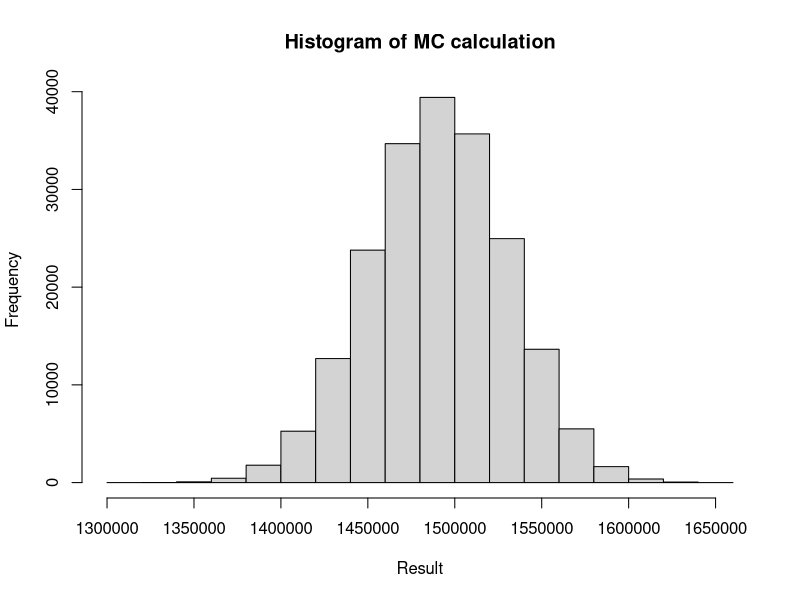
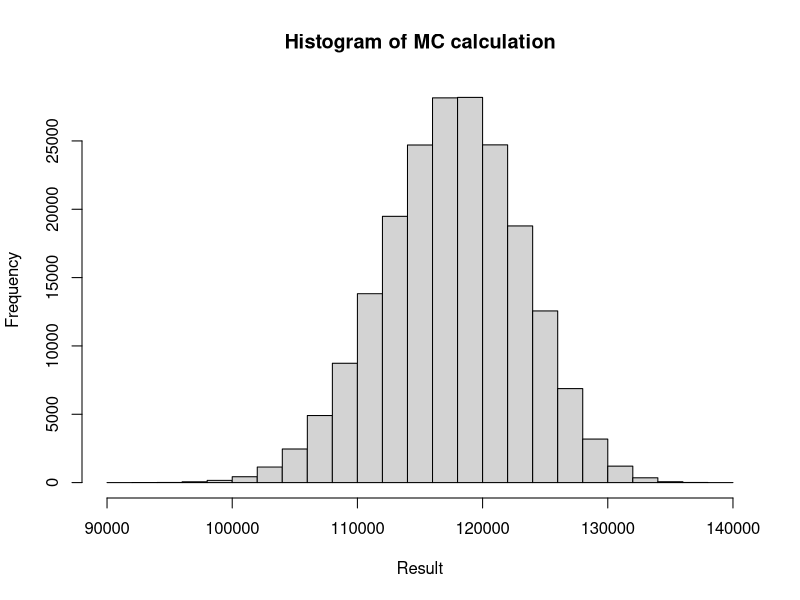
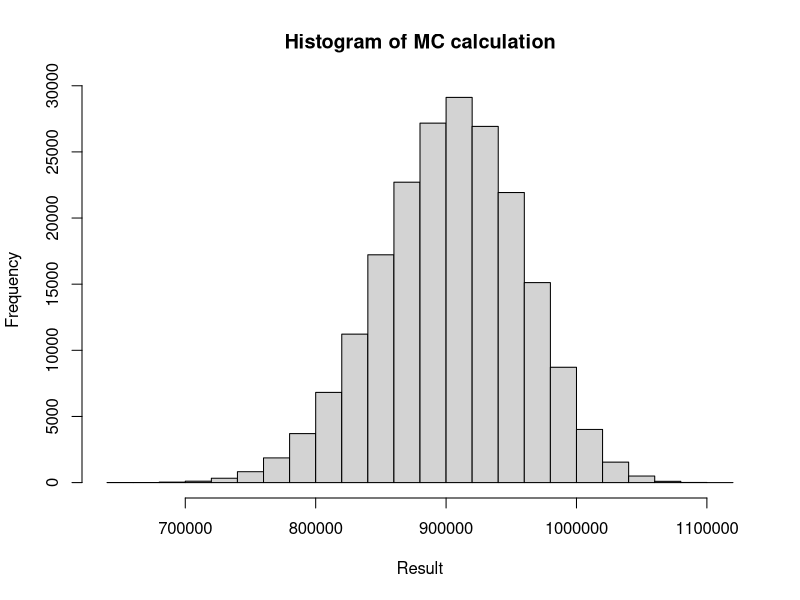
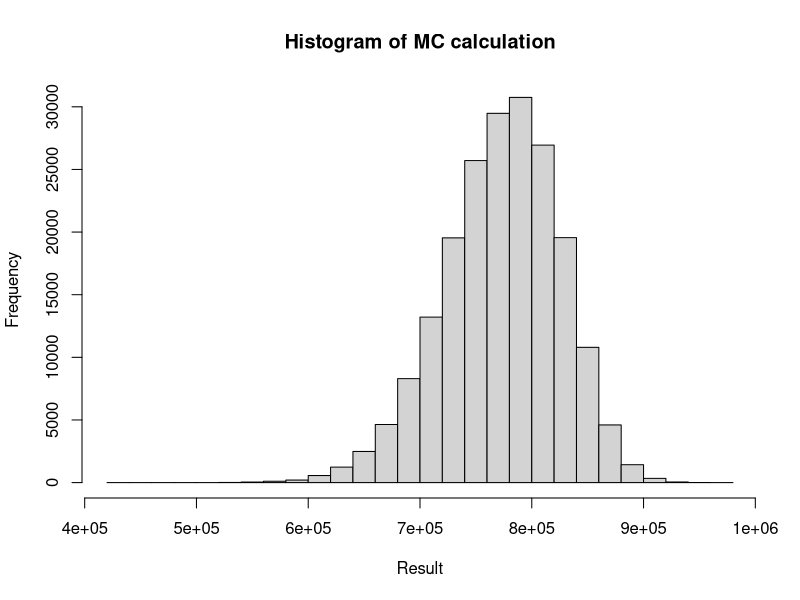

Reproduce these figures in R, in order.
##### Final Project ######
### MAE 207
### Rayne Milner

#DRE: r = L*9.81*W/(2*pi*r^3)

#Data Input
#trial 1
r1 <- 0.5*(1/1000)*c(9.4,9.71,9.63,9.64,9.62,9.72,9.63,9.54,9.57,9.97,9.7) #radius of chaulk in m
L1 <- 46.91*(1/1000) #length of gap in m
force1 <-  c(2.375,2.005,2.47,2.325,2.48,2.145,2.04,2.39,2.115,2.27,2.515) #Breaking force in N

#trial 2
r2 <- 0.5*(1/1000)*c(9.73,9.7,9.58,9.67,9.55,9.7,9.6,9.58,9.65,9.57,9.61)#radius of chaulk in m
L2 <- 6.81*(1/1000)#length of gap in m
force2 <-  c(1.455,1.39,1.04,1.175,1.175,1.385,1.075,1.21,1.46,1.375,0.84)#Breaking force in N

#trial 3
r3 <- 0.5*(1/1000)*c(14.7,14.68,14.71,14.78,14.72,14.87,14.78,14.7,14.75,14.71,14.69)#radius of chaulk in m
L3 <- 45.94*(1/1000)#length of gap in m
force3 <-  c(4.95,4.92,4.7,6.515,5.86,2.835,3.855,6.005,4.53,5.64,5.605)#Breaking force in N

#trial 4
r4 <- 0.5*(1/1000)*c(14.68,14.67,14.98,14.66,15.03,14.7,14.81,15.09,14.67,15.03,14.97)#radius of chaulk in m
L4 <- 35.62*(1/1000)#length of gap in m
force4 <-  c(7.135,2.385,5.825,6.22,6.025,5.28,7.345,5.17,5.32,6.255,5.54)#Breaking force in N


#Outlier Identification
#Here we identify the outliers using the modified thompson tau technique. 
#we choose to keep the outliers because we already have very little data.
P <- 0.95

#trial 1
#for diameter
x <- r1
N <- length(x)
t <- qt(p = (1+P)/2, df = N-1)
tau <- t*(N-1)/(sqrt(N)*sqrt(N-2+t^2))
deltaMax <- tau*sd(x)
outliers <- x[which(abs(x-mean(x))>deltaMax)]
outliers #there is one

#for breaking force
x <- force1
N <- length(x)
t <- qt(p = (1+P)/2, df = N-1)
tau <- t*(N-1)/(sqrt(N)*sqrt(N-2+t^2))
deltaMax <- tau*sd(x)
outliers <- x[which(abs(x-mean(x))>deltaMax)]
outliers #there are none

#trial 2
#for diameter
x <- r2
N <- length(x)
t <- qt(p = (1+P)/2, df = N-1)
tau <- t*(N-1)/(sqrt(N)*sqrt(N-2+t^2))
deltaMax <- tau*sd(x)
outliers <- x[which(abs(x-mean(x))>deltaMax)]
outliers #there are none
#for breaking force
x <- force2
N <- length(x)
t <- qt(p = (1+P)/2, df = N-1)
tau <- t*(N-1)/(sqrt(N)*sqrt(N-2+t^2))
deltaMax <- tau*sd(x)
outliers <- x[which(abs(x-mean(x))>deltaMax)]
outliers #there is one

#trial 3
#for diameter
x <- r3
N <- length(x)
t <- qt(p = (1+P)/2, df = N-1)
tau <- t*(N-1)/(sqrt(N)*sqrt(N-2+t^2))
deltaMax <- tau*sd(x)
outliers <- x[which(abs(x-mean(x))>deltaMax)]
outliers #there are none

#for breaking force
x <- force3
N <- length(x)
t <- qt(p = (1+P)/2, df = N-1)
tau <- t*(N-1)/(sqrt(N)*sqrt(N-2+t^2))
deltaMax <- tau*sd(x)
outliers <- x[which(abs(x-mean(x))>deltaMax)]
outliers #there is one

#trial 4
#for diameter
x <- r4
N <- length(x)
t <- qt(p = (1+P)/2, df = N-1)
tau <- t*(N-1)/(sqrt(N)*sqrt(N-2+t^2))
deltaMax <- tau*sd(x)
outliers <- x[which(abs(x-mean(x))>deltaMax)]
outliers #there are none

#for breaking force
x <- force4
N <- length(x)
t <- qt(p = (1+P)/2, df = N-1)
tau <- t*(N-1)/(sqrt(N)*sqrt(N-2+t^2))
deltaMax <- tau*sd(x)
outliers <- x[which(abs(x-mean(x))>deltaMax)]
outliers #there is one

#Uncertainty Analysis using Taylor Series Approach
#Here we aim to estimate the mean and uncertianty of the rupture strength
#of the chalk using the Taylor Series approach.
#note that we are assuming with 11 data points that the value of K is approximately 2
#and we are not using the welch satterwise eqn.
#DRE: r = L*F/(2*pi*r^3)

betas <- c(0.01*1E-3,0.01*1E-3,10*1E-3)
# uncertaintites, described below
# betas[1] => accuracy error associated with length measurments, assumed to be normal
# betas[2] => digitization error associated with length measuments, assumed to be normal
# betas[3] => accuracy uncertanty associated with force measuremnts(F), assumed ot be normal


#calculate B values
#b11 associated with Length measurment
b11 <- (betas[1]^2 + betas[2]^2)/1.96^2

#b22 associated with force measurement
b22 <- (betas[3]^2)/1.96^2

#b33 associated with radius measurement
b33 <- b11

#common errors: 1 is common with 3 but 2 is not common with either
b12 <- 0
b23 <- 0
b13 <- b11

#trial 1
#calculate mean and sd values
N <- length(r1)
radbar <- mean(r1)
sdrad <- sd(r1)
sdradbar <-sdrad/sqrt(N)
Fbar <- mean(force1)
sdF <- sd(force1)
sdFbar <- sdF/sqrt(N)
Lbar <- L1

#calculate r, rbar and sd r
r <- L1*force1/(2*pi*(r1)^3)
rbar <- mean(r)
rbar
sdr <- sd(r)
sdrbar <- sdr/sqrt(N) #standard deviation of rbar using direct approach, this includes covariance effects

#calculate Theta values

#Theta1 = dr/dL = g*w/(2*pi*r^3)
Theta1 <- 9.81*Fbar/(2*pi*(radbar)^3)

#Theta2 = dr/dF = L/(2*pi*r^3)
Theta2 <- 9.81*Lbar/(2*pi*(radbar)^3)

#Theta3 = dr/drad = 3*F*L/(2*pi*r^4)
Theta3 <- 9.81*3*Fbar*Lbar/(2*pi*(radbar)^4)

#calculate br
brsqr <- Theta1^2*b11 + Theta2^2*b22 + Theta3^2*33 + 2*Theta1*Theta2*b12 + 2*Theta1*Theta3*b13 + 2*Theta2*Theta3*b23

#calculate urbar and Urbar
urbar <- (sdrbar^2+brsqr)^(1/2)
Urbar <- 2*urbar

rbar
Urbar
rbar+Urbar
rbar-Urbar

#trial 2
#calculate mean and sd values
N <- length(r2)
radbar <- mean(r2)
sdrad <- sd(r2)
sdradbar <-sdrad/sqrt(N)
Fbar <- mean(force2)
sdF <- sd(force2)
sdFbar <- sdF/sqrt(N)
Lbar <- L2

#calculate r, rbar and sd r
r <- L2*force2/(2*pi*(r2)^3)
rbar <- mean(r)
rbar
sdr <- sd(r)
sdrbar <- sdr/sqrt(N) #standard deviation of rbar using direct approach, this includes covariance effects

#calculate Theta values

#Theta1 = dr/dL = F/(2*pi*r^3)
Theta1 <- 9.81*Fbar/(2*pi*(radbar)^3)

#Theta2 = dr/dF = L/(2*pi*r^3)
Theta2 <- 9.81*Lbar/(2*pi*(radbar)^3)

#Theta3 = dr/drad = 3*F*L/(2*pi*r^4)
Theta3 <- 9.81*3*Fbar*Lbar/(2*pi*(radbar)^4)

#calculate br
brsqr <- Theta1^2*b11 + Theta2^2*b22 + Theta3^3*b33 + 2*Theta1*Theta2*b12 + 2*Theta1*Theta3*b13 + 2*Theta2*Theta3*b23

#calculate urbar and Urbar
urbar <- (sdrbar^2+brsqr)^(1/2)
Urbar <- 2*urbar

rbar
Urbar
rbar+Urbar
rbar-Urbar

#trial 3
#calculate mean and sd values
N <- length(r3)
radbar <- mean(r3)
sdrad <- sd(r3)
sdradbar <-sdrad/sqrt(N)
Fbar <- mean(force3)
sdF <- sd(force3)
sdFbar <- sdF/sqrt(N)
Lbar <- L3

#calculate r, rbar and sd r
r <- L3*force3/(2*pi*(r3)^3)
rbar <- mean(r)
rbar
sdr <- sd(r)
sdrbar <- sdr/sqrt(N) #standard deviation of rbar using direct approach, this includes covariance effects

#calculate Theta values

#Theta1 = dr/dL = g*F/(2*pi*r^3)
Theta1 <- 9.81*Fbar/(2*pi*(radbar)^3)

#Theta2 = dr/dF = g*L/(2*pi*r^3)
Theta2 <- 9.81*Lbar/(2*pi*(radbar)^3)

#Theta3 = dr/drad = g*3*F*L/(2*pi*r^4)
Theta3 <- 9.81*3*Fbar*Lbar/(2*pi*(radbar)^4)

#calculate br

brsqr <- Theta1^2*b11 + Theta2^2*b22 + Theta3^3*b33 + 2*Theta1*Theta2*b12 + 2*Theta1*Theta3*b13 + 2*Theta2*Theta3*b23

urbar <- (sdrbar^2+brsqr)^(1/2)

Urbar <- 2*urbar

rbar
Urbar
rbar+Urbar
rbar-Urbar

#trial 4
#calculate mean and sd values
N <- length(r4)
radbar <- mean(r4)
sdrad <- sd(r4)
sdradbar <-sdrad/sqrt(N)
Fbar <- mean(force4)
sdF <- sd(force4)
sdFbar <- sdF/sqrt(N)
Lbar <- L4

#calculate r, rbar and sd r
r <- L4*force4/(2*pi*(r4)^3)
rbar <- mean(r)
rbar
sdr <- sd(r)
sdrbar <- sdr/sqrt(N) #standard deviation of rbar using direct approach, this includes covariance effects

#calculate Theta values

#Theta1 = dr/dL = g*F/(2*pi*r^3)
Theta1 <- 9.81*Fbar/(2*pi*(radbar)^3)

#Theta2 = dr/dF = g*L/(2*pi*r^3)
Theta2 <- 9.81*Lbar/(2*pi*(radbar)^3)

#Theta3 = dr/drad = g*3*F*L/(2*pi*r^4)
Theta3 <- 9.81*3*Fbar*Lbar/(2*pi*(radbar)^4)

#calculate br
brsqr <- Theta1^2*b11 + Theta2^2*b22 + Theta3^3*b33 + 2*Theta1*Theta2*b12 + 2*Theta1*Theta3*b13 + 2*Theta2*Theta3*b23

#caculate urbar and Urbar
urbar <- (sdrbar^2+brsqr)^(1/2)
Urbar <- 2*urbar

rbar
Urbar
rbar+Urbar
rbar-Urbar

#Uncertainty Analysis using Monte Carlo Approach
#Here we aim to estimate the mean and uncertianty of the rupture strength
#We are using a parametric approach
M <- 2*10^5 # nuber of replicates
P <- 0.95

#uncertainties
b1 <- betas[1]/2 #accuracy associated with length
b2 <- betas[2]/2 #digitization associated with length
b3 <- betas[3]/2 #systematic associated with force

#trial 1
#calculate mean and sd values

rad <- r1
L <- L1
force <- force1

boot.r <- numeric(M)
for (i in 1:M){
  boot.sample.rad <- sample(rad,size=length(rad), replace=T)
  boot.sample.force <- sample(force,size=length(force),replace=T)
  beta1rad <- rnorm(n=1,mean=0,sd=b1)
  beta2rad <- rnorm(n=1,mean=0,sd=b2)
  beta1L <- rnorm(n=1,mean=0,sd=b1)
  beta2L <- rnorm(n=1,mean=0,sd=b2)
  beta1force <- rnorm(n=1,mean=0,sd=b3)
  
  rad_s <- mean(boot.sample.rad) + beta1rad+beta2rad
  L_s <- L + beta1L + beta2L
  force_s <- mean(boot.sample.force)+beta1force
  
  boot.r[i] <- 9.81*force_s*L_s/(2*pi*(rad_s)^3)
}

hist(boot.r, main = "Histogram of MC calculation", xlab = "Result")
mean(boot.r)
quantile(boot.r,probs = c((1-P)/2,(1+P)/2))

#trial 2
#calculate mean and sd values

rad <- r2
L <- L2
force <- force2

boot.r <- numeric(M)
for (i in 1:M){
  boot.sample.rad <- sample(rad,size=length(rad), replace=T)
  boot.sample.force <- sample(force,size=length(force),replace=T)
  beta1rad <- rnorm(n=1,mean=0,sd=b1)
  beta2rad <- rnorm(n=1,mean=0,sd=b2)
  beta1L <- rnorm(n=1,mean=0,sd=b1)
  beta2L <- rnorm(n=1,mean=0,sd=b2)
  beta1force <- rnorm(n=1,mean=0,sd=b3)
  
  rad_s <- mean(boot.sample.rad) + beta1rad+beta2rad
  L_s <- L + beta1L + beta2L
  force_s <- mean(boot.sample.force)+beta1force
  
  boot.r[i] <- 9.81*force_s*L_s/(2*pi*(rad_s)^3)
}

hist(boot.r, main = "Histogram of MC calculation", xlab = "Result")
mean(boot.r)
quantile(boot.r,probs = c((1-P)/2,(1+P)/2))

#trial 3
#calculate mean and sd values

rad <- r3
L <- L3
force <- force3

boot.r <- numeric(M)
for (i in 1:M){
  boot.sample.rad <- sample(rad,size=length(rad), replace=T)
  boot.sample.force <- sample(force,size=length(force),replace=T)
  beta1rad <- rnorm(n=1,mean=0,sd=b1)
  beta2rad <- rnorm(n=1,mean=0,sd=b2)
  beta1L <- rnorm(n=1,mean=0,sd=b1)
  beta2L <- rnorm(n=1,mean=0,sd=b2)
  beta1force <- rnorm(n=1,mean=0,sd=b3)
  
  rad_s <- mean(boot.sample.rad) + beta1rad+beta2rad
  L_s <- L + beta1L + beta2L
  force_s <- mean(boot.sample.force)+beta1force
  
  boot.r[i] <- 9.81*force_s*L_s/(2*pi*(rad_s)^3)
}

hist(boot.r, main = "Histogram of MC calculation", xlab = "Result")
mean(boot.r)
quantile(boot.r,probs = c((1-P)/2,(1+P)/2))

#trial 4
#calculate mean and sd values

rad <- r4
L <- L4
force <- force4

boot.r <- numeric(M)
for (i in 1:M){
  boot.sample.rad <- sample(rad,size=length(rad), replace=T)
  boot.sample.force <- sample(force,size=length(force),replace=T)
  beta1rad <- rnorm(n=1,mean=0,sd=b1)
  beta2rad <- rnorm(n=1,mean=0,sd=b2)
  beta1L <- rnorm(n=1,mean=0,sd=b1)
  beta2L <- rnorm(n=1,mean=0,sd=b2)
  beta1force <- rnorm(n=1,mean=0,sd=b3)
  
  rad_s <- mean(boot.sample.rad) + beta1rad+beta2rad
  L_s <- L + beta1L + beta2L
  force_s <- mean(boot.sample.force)+beta1force
  
  boot.r[i] <- 9.81*force_s*L_s/(2*pi*(rad_s)^3)
}

hist(boot.r, main = "Histogram of MC calculation", xlab = "Result")
mean(boot.r)
quantile(boot.r,probs = c((1-P)/2,(1+P)/2))
